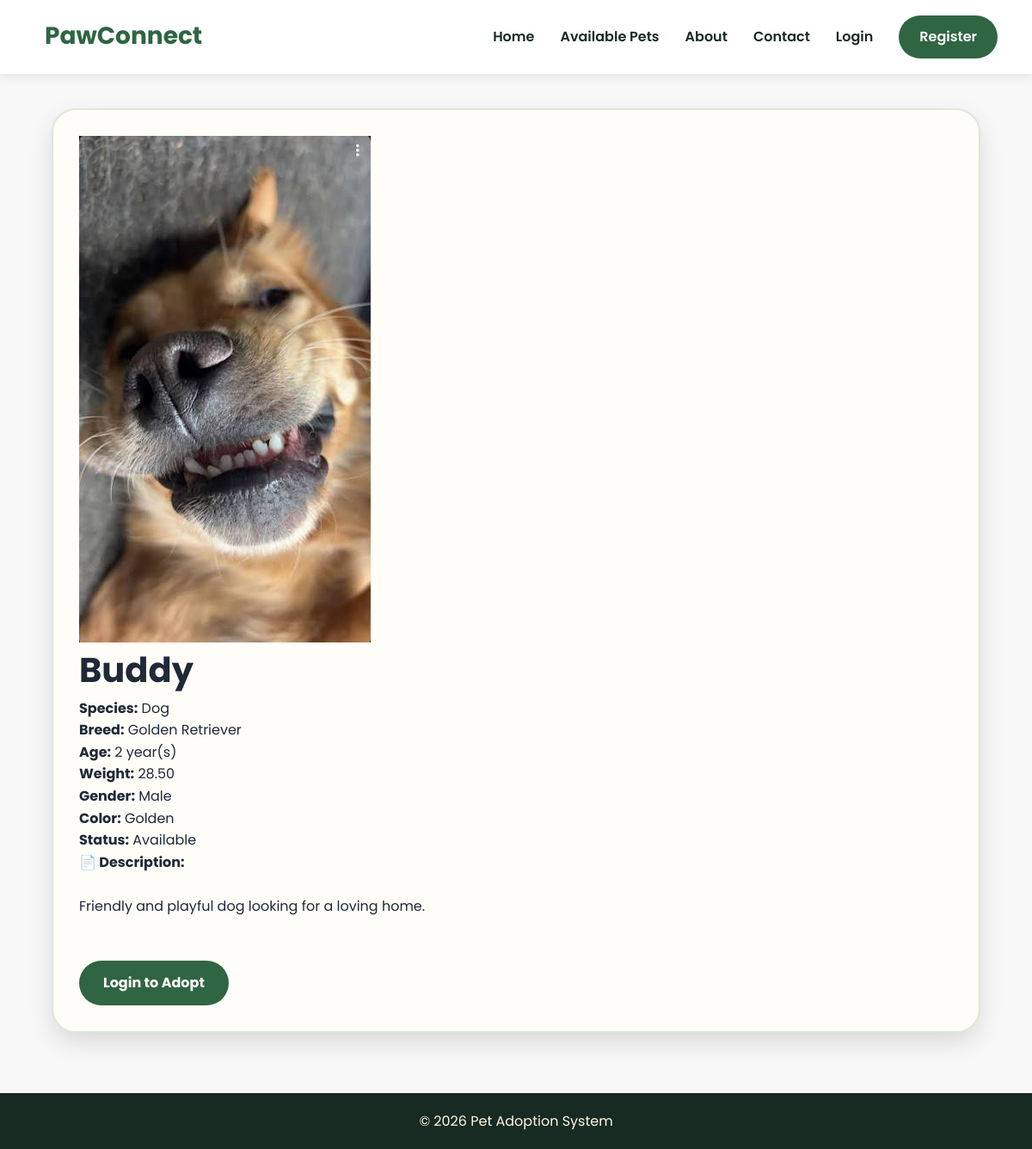
The app's page /pet_details.php?id=1 with its own data.
### tables this page shows
CREATE TABLE IF NOT EXISTS pets (
    pet_id INT AUTO_INCREMENT PRIMARY KEY,
    pet_name VARCHAR(100) NOT NULL,
    species ENUM('Dog','Cat','Bird','Fish','Rabbit') NOT NULL,
    breed VARCHAR(100) NOT NULL,
    age INT NOT NULL,
    weight DECIMAL(5,2) NULL COMMENT 'Weight in kg',
    gender ENUM('Male','Female') NOT NULL,
    color VARCHAR(50) NOT NULL,
    description TEXT NOT NULL,
    image VARCHAR(255) NOT NULL,
    status ENUM('Available','Pending','Adopted') NOT NULL DEFAULT 'Available',
    created_at TIMESTAMP DEFAULT CURRENT_TIMESTAMP,
    INDEX idx_species (species),
    INDEX idx_status (status)
);

### pet_details.php (the view, shortened to what this page needs)
<?php
include("database.php");
$pet_id = intval($_GET['id']);
$sql = "SELECT * FROM pets WHERE pet_id='$pet_id'";
$result = mysqli_query($conn,$sql);
$pet = mysqli_fetch_assoc($result);
?>
<!DOCTYPE html>
<html>
<head>
<link rel="stylesheet" href="style.css">
</head>
<body>
<header>
<div class="navbar">
<div class="logo">
<h2>PawConnect</h2>
</div>
<nav>
<a href="index.php">Home</a>
<a href="available_pets.php">Available Pets</a>
<a href="#">About</a>
<a href="#">Contact</a>
<?php
if(isset($_SESSION['user_id']))
{
    if($_SESSION['role']=="admin")
    {
        echo "<a href='admin/dashboard.php'>Dashboard</a>";
    }
    else
    {
        echo "<a href='user/dashboard.php'>Dashboard</a>";
    }
    echo "<a class='register-btn' href='logout.php'>Logout</a>";
}
else
{
    echo "<a href='login.php'>Login</a>";
    echo "<a class='register-btn' href='register.php'>Register</a>";
}
?>
</nav>
</header>
<div class="container">
<div class="card">
<div class="pet-details">
<img src="uploads/<?php echo $pet['image']; ?>">
<div class="info">
<h2><?php echo $pet['pet_name']; ?></h2>
<p><strong>Species:</strong> <?php echo $pet['species']; ?></p>
<p><strong>Breed:</strong> <?php echo $pet['breed']; ?></p>
<p><strong>Age:</strong> <?php echo $pet['age']; ?> year(s)</p>
<p><b>Weight:</b> <?php echo $pet['weight']; ?></p>
<p><strong>Gender:</strong> <?php echo $pet['gender']; ?></p>
<p><strong>Color:</strong> <?php echo $pet['color']; ?></p>
<p><strong>Status:</strong> <?php echo $pet['status']; ?></p>
<p>
<strong>📄 Description:</strong>
<br><br>
<?php echo $pet['description']; ?>
</p>
<br>
<?php
if(isset($_SESSION['user_id']))
{
if($_SESSION['role']=="user")
{
?>
<a class="btn"
href="user/adopt.php?id=<?php echo $pet['pet_id']; ?>">
❤️ Adopt This Pet
</a>
<?php
}
else
{
echo "<button class='btn btn-orange'>Admin Account</button>";
}
}
else
{
?>
<a class="btn"
href="login.php">
Login to Adopt
</a>
<?php
}
?>
</div>
</div>
</div>
</div>
<footer>
<p>© 2026 Pet Adoption System</p>
</footer>
</body>
</html>

### style.css (style rules this page uses)
* { margin:0; padding:0; box-sizing:border-box; font-family:'Poppins',sans-serif; }
html { scroll-behavior:smooth; }
body { background:#f7f8f7; color:#1f2937; line-height:1.6; }
img { max-width:100%; display:block; }
a { text-decoration:none; }
header { width:100%; background:#ffffff; box-shadow:0 3px 12px rgba(0,0,0,.08); position:sticky; top:0; z-index:999; }
.navbar { max-width:1300px; margin:auto; display:flex; justify-content:space-between; align-items:center; padding:18px 40px; }
.logo { display:flex; align-items:center; gap:12px; }
.logo h2 { color:#2F6542; font-size:28px; font-weight:700; }
nav { display:flex; align-items:center; gap:30px; }
nav a { color:#172B23; font-weight:600; transition:.3s; }
.register-btn { background:#2F6542; color:white; padding:12px 24px; border-radius:50px; }
h2 { font-size:40px; font-weight:700; }
.container { flex:1; width:90%; max-width:1200px; margin:auto; padding:40px 0; }
.card,.form-box,.pet-card,.type-card,.stat,table,input,select,textarea { background:#FFFDF8; }
.card,.form-box,.pet-card,.type-card,input,select,textarea { border:2px solid #DDE8D9; }
.card,.form-box { box-shadow:0 12px 28px rgba(0,0,0,.12); }
.card { padding:30px; margin-bottom:30px; border-radius:28px; }
.btn { display:inline-block; margin-top:25px; padding:13px 28px; border:none; border-radius:999px; background:#2F6542; color:#fff; text-decoration:none; cursor:pointer; font-weight:700; }
footer { background:#172B23; color:white; }
.container { width:90%; max-width:1200px; margin:auto; padding:40px 0; }
.card,.form-box { background:#FFFDF8; border:2px solid #DDE8D9; border-radius:28px; box-shadow:0 12px 28px rgba(0,0,0,.12); }
.card { padding:30px; margin-bottom:30px; }
footer { background:#172B23; color:#FFF7E2; text-align:center; padding:20px; }

### records on screen
pets: image (picture), pet_name "Buddy", species "Dog", breed "Golden Retriever", age "2", weight "28.50", gender "Male", color "Golden", status "Available", description "Friendly and playful dog looking for a loving home."
